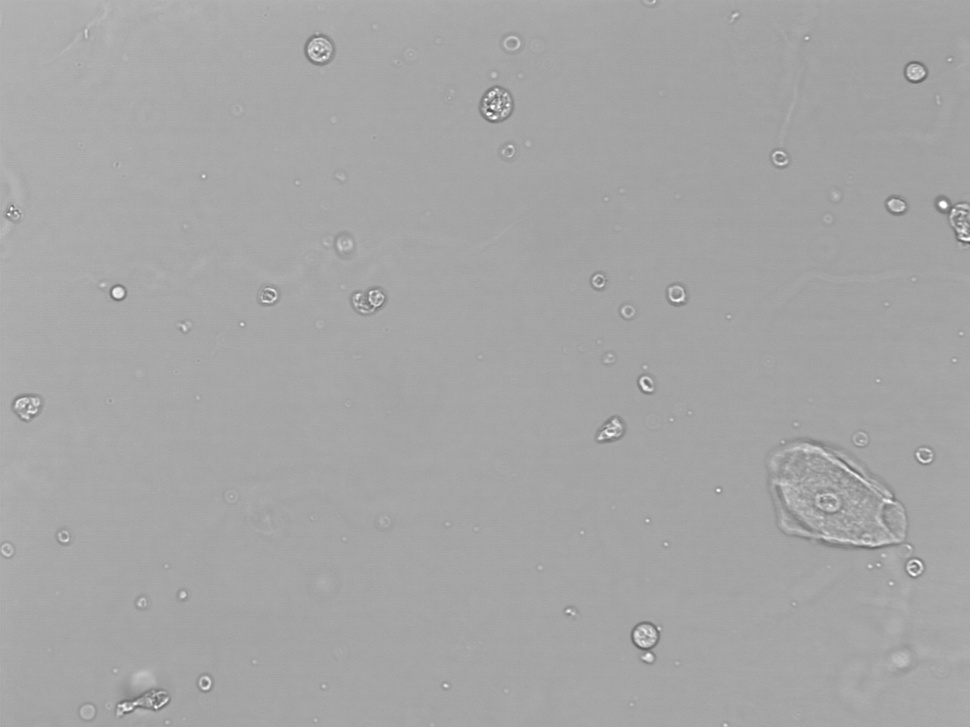
#> input picture 0213Sungiant/test1.jpg, 970 x 727 px, shrunk from 1280 x 960 before the run
$ python findCellCounter.py
#> lines starting #> are read from the running program, lines starting #| are printed output that depends on the picture; after the words box and inside, x2 and y2 are one past the last pixel; in counts of white or black regions, pixels touching at a corner belong together

#读取图片
import cv2
import numpy as np

img = cv2.imread('test1.jpg')
#> img is the input picture: shape (727, 970, 3); min 73, max 255, mean 165.6

kernel = cv2.getStructuringElement(cv2.MORPH_ELLIPSE, (5, 5))  # 椭圆结构

# 灰度
gray = cv2.cvtColor(img, cv2.COLOR_BGR2GRAY)

# 模糊
medianBlur = cv2.medianBlur(gray,5)

# 二值化
ret, binary = cv2.threshold(medianBlur, 160, 255, cv2.THRESH_BINARY)
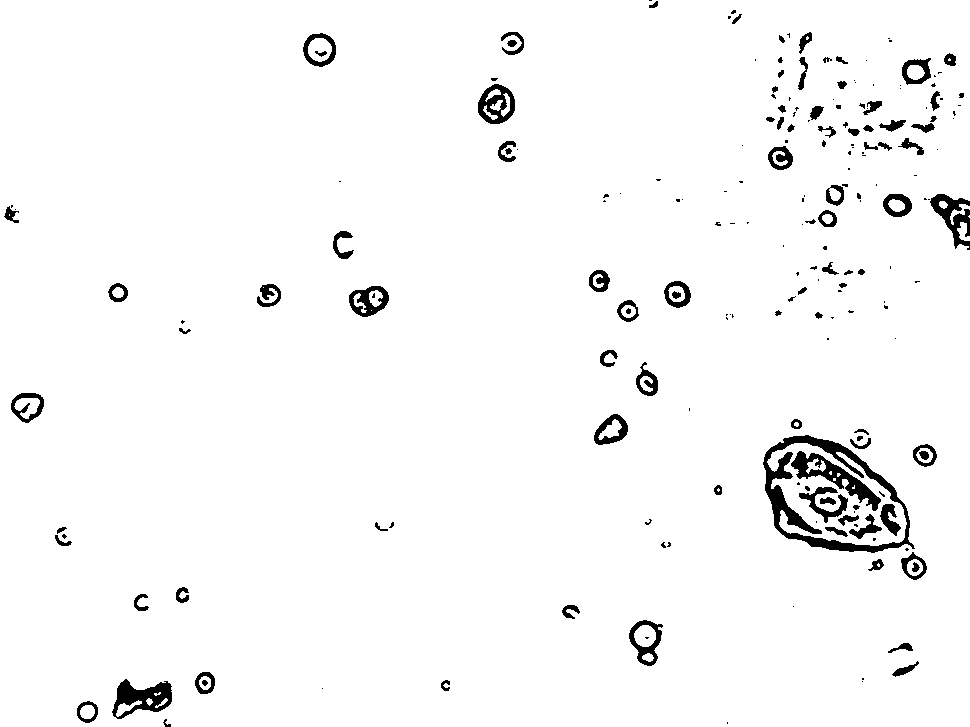
#> binary: shape (727, 970); 96.9% white; 207 black regions (106 under 20 px)

#创建白色幕布
white_background = np.ones(binary.shape,np.uint8)*255


# 寻找轮廓
result_findcontours = cv2.findContours(binary,cv2.RETR_LIST,cv2.CHAIN_APPROX_NONE )
#> result_findcontours = 254 contours, 105 with area under 20; largest, box (x1, y1, x2, y2) and area: (0, 0, 970, 727) 702126, (762, 434, 916, 554) 12844, (767, 443, 907, 546) 8681, (790, 450, 882, 512) 1728, (111, 678, 173, 720) 1578
#提取轮廓
contours = result_findcontours[1]
#> contours = 254 rows, first 6: [1, -1, -1, -1], [2, 0, -1, -1], [3, 1, -1, -1], [4, 2, -1, -1], [5, 3, -1, -1], [6, 4, -1, -1]

for single in contours:
    epsilon = 0.001

#> (the run stopped early here; a loop or call above may not have finished)
